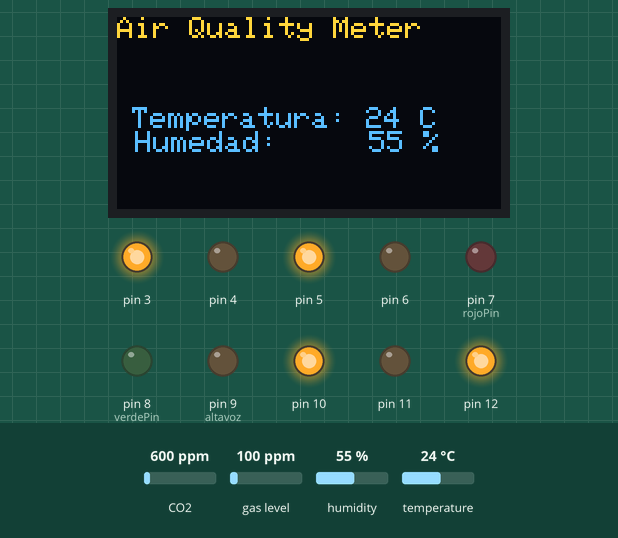
This sketch was run on a simulated Arduino Uno, built with avr-gcc and run on an emulated ATmega328P. On the bench: 128×64 one-colour display, output pins drawn as LEDs (lit = HIGH). The inputs (shaded band) are chosen by the test bench; at power-on: CO2 600 ppm, gas level 100 ppm, humidity 55 %, temperature 24 °C. The OLED is the two-colour kind (top 16 rows yellow); what the sketch prints to the serial monitor is not drawn.

Above: at 1.7 s.
1.8 s: CO2 set to 2350 ppm
At 8.3 s:
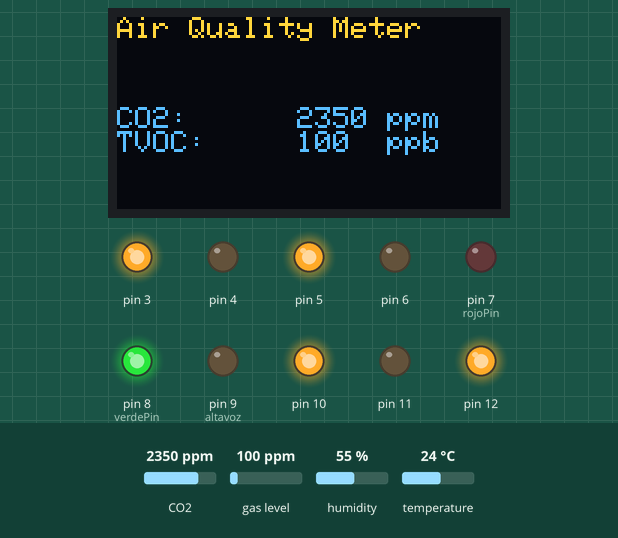
10.2 s: CO2 set to 2037 ppm
At 13.4 s:
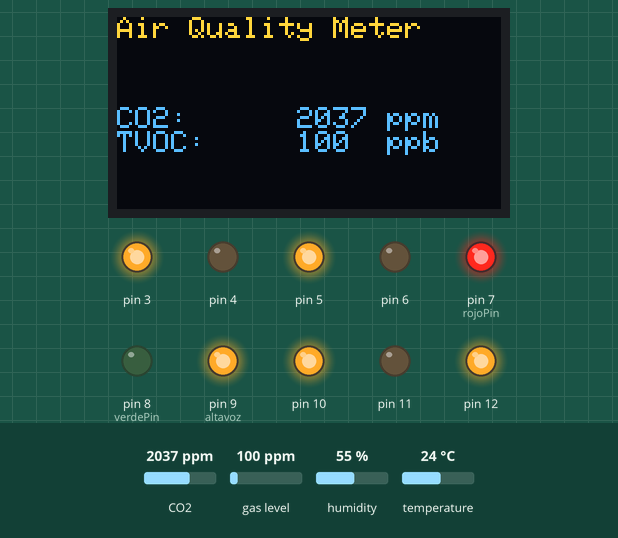
20.4 s: CO2 set to 1979 ppm
At 24.7 s:
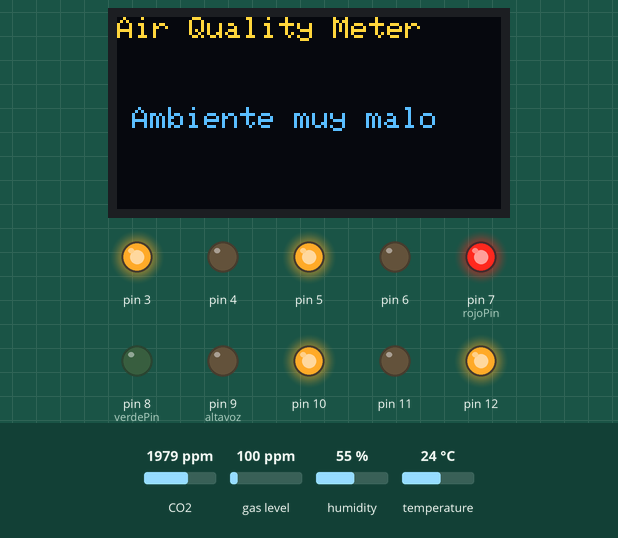
31.3 s: CO2 set to 1526 ppm
At 39.0 s:
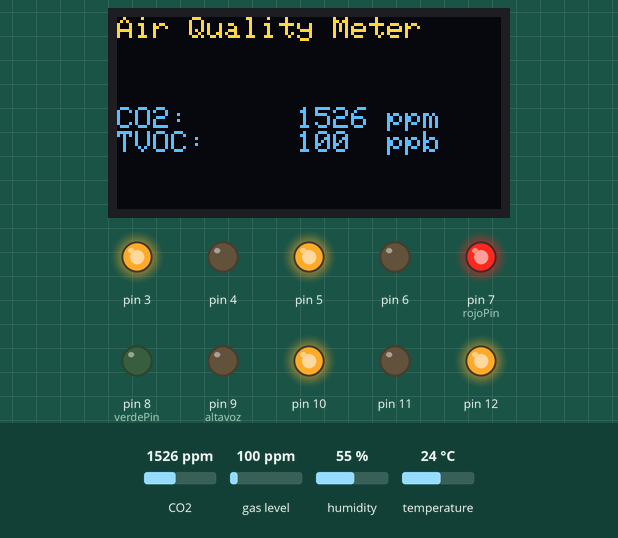
40.8 s: CO2 set to 1466 ppm
At 45.2 s:
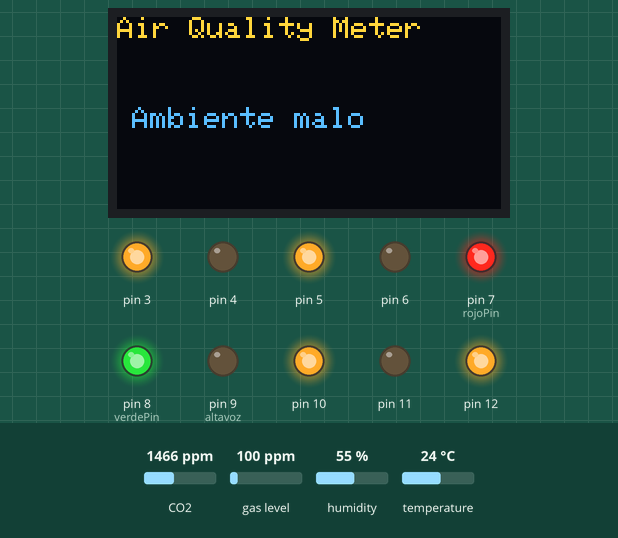
51.7 s: CO2 set to 1037 ppm
At 59.4 s:
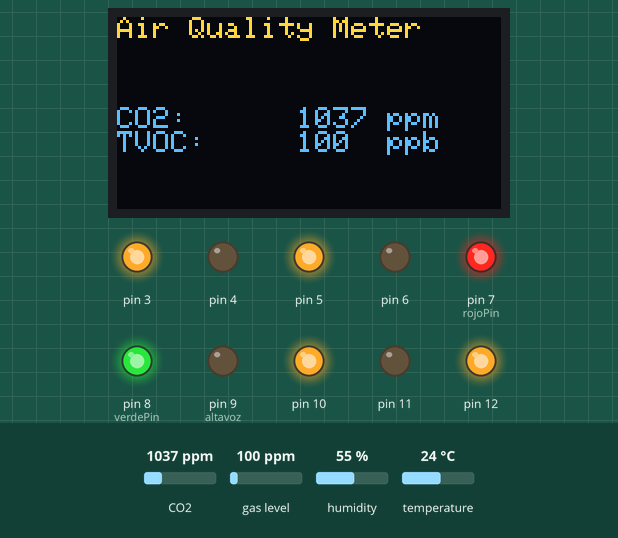
61.2 s: CO2 set to 975 ppm
Timing chart, 0 to 66.3 s (numbered marks = the images above; inputs shaded):
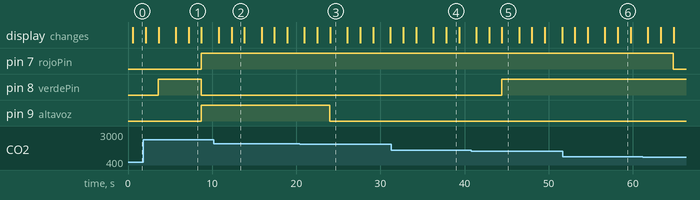

The sketch:

main.ino
```cpp
#include <DHT.h>
#include <DHT_U.h>

#include <Adafruit_GFX.h>
#include <Adafruit_SSD1306.h>


#include "Adafruit_CCS811.h"
Adafruit_CCS811 ccs;

#define ANCHO 128
#define ALTO 64
#define OLED_RESET 4

Adafruit_SSD1306 oled(ANCHO, ALTO, &Wire, OLED_RESET);


/*Configurar DHT*/
int SENSOR = 2;
int TEMPERATURA;
int HUMEDAD;

DHT dht(SENSOR, DHT22);

/*Fin configuración*/

const int sensorPin = A0;    // seleccionar la entrada para el sensor


const int rojoPin = 7;
const int verdePin = 8;
const int altavoz = 9;


void setup()
{
  /*Inicia Pantall*/
  Serial.begin(9600);
  oled.begin(SSD1306_SWITCHCAPVCC, 0x3C); //initialize with the I2C addr 0x3C (128x64)
  delay(500);

  /*Inicia sensor CSS811*/
  Serial.println("CCS811 test");

  if (!ccs.begin())
  {
    Serial.println("Failed to start sensor! Please check your wiring.");
    while(1);
  }

  // Wait for the sensor to be ready
  while (!ccs.available());

  /*Inicia indicadores*/
  pinMode(verdePin, OUTPUT);  //definir pin como salida LUZ VERDE
  pinMode(rojoPin, OUTPUT);  //definir pin como salida LUZ ROJA
  pinMode(altavoz, OUTPUT);  //definir pin como salida LUZ ROJA

  /*Alimentación*/
  pinMode(3, OUTPUT);
  pinMode(4, OUTPUT);
  pinMode(5, OUTPUT);
  pinMode(6, OUTPUT);
  pinMode(10, OUTPUT);
  pinMode(11, OUTPUT);
  pinMode(12, OUTPUT);
  /*Inicia sensor DHT*/
  dht.begin();
  digitalWrite(3, HIGH);
  digitalWrite(4, LOW);
  digitalWrite(5, HIGH);
  digitalWrite(6, LOW);
  digitalWrite(10, HIGH);
  digitalWrite(11, LOW);
  digitalWrite(12, HIGH);
}

void loop()
{

  TEMPERATURA = dht.readTemperature();
  HUMEDAD = dht.readHumidity();


  if(ccs.available()){
    if(!ccs.readData()){
        oled.clearDisplay();
        oled.setTextColor(WHITE);
        oled.setCursor(0,0);
        oled.setTextSize(1);
        oled.print("Air Quality Meter ");
        oled.setCursor(5,30);
        oled.print("Temperatura: ");
        oled.setTextSize(1);
        oled.print(TEMPERATURA);
        oled.print(" C \n");
        oled.print(" Humedad:     ");
        oled.setTextSize(1);
        oled.print(HUMEDAD);
        oled.print(" % ");
        oled.display();
        delay(1500);
        oled.clearDisplay();
        oled.setTextColor(WHITE);
        oled.setCursor(0,0);
        oled.setTextSize(1);
        oled.print("Air Quality Meter");
        oled.setCursor(0,30);
        oled.print("CO2:      ");
        oled.setTextSize(1);
        oled.print(ccs.geteCO2());
        oled.print(" ppm\n");
        oled.print("TVOC:     ");
        oled.setTextSize(1);
        oled.print(ccs.getTVOC());
        oled.print("  ppb");
        oled.display();
        delay(1500);
        oled.clearDisplay();
        oled.setCursor(0,0);
        oled.setTextSize(1);
        oled.print("Air Quality Meter ");
        oled.setCursor(5,30);
    }else{
      Serial.println("ERROR!");
    }
  }
  //Ambiente muy bueno
  if (ccs.geteCO2()<500 && ccs.getTVOC()<200){
    digitalWrite(rojoPin, LOW);
    digitalWrite(verdePin, LOW);
    digitalWrite(altavoz, LOW);
    oled.print("Ambiente muy bueno");
    oled.display();
    delay(500);
  }
  //Ambiente bueno
  if ((ccs.geteCO2()>=500 || ccs.getTVOC()>=200) && (ccs.geteCO2()< 1000 && ccs.getTVOC()<600) ){
    digitalWrite(verdePin, HIGH);
    digitalWrite(rojoPin, LOW);
    digitalWrite(altavoz, LOW);
    oled.print("Ambiente bueno");
    oled.display();
    delay(500);
  }
  //Ambiente moderadamente malo
  if ((ccs.geteCO2()>=1000 || ccs.getTVOC()>=600) && (ccs.geteCO2()< 1500 && ccs.getTVOC()<1000) ){
    digitalWrite(verdePin, HIGH);
    digitalWrite(rojoPin, HIGH);
    digitalWrite(altavoz, LOW);
    oled.print("Ambiente malo");
    oled.display();
    delay(500);
  }
  //Ambiente muy malo
  if ((ccs.geteCO2()>=1500 || ccs.getTVOC()>=1000) && (ccs.geteCO2()<2000 && ccs.getTVOC()<2000) ){
    digitalWrite(rojoPin, HIGH);
    digitalWrite(verdePin, LOW);
    digitalWrite(altavoz, LOW);
    oled.print("Ambiente muy malo");
    oled.display();
    delay(500);
  }
  //Ambiente inaceptable
  if (ccs.geteCO2()>=2000 || ccs.getTVOC()>=2000){
    digitalWrite(rojoPin, HIGH);
    digitalWrite(verdePin, LOW);
    digitalWrite(altavoz, HIGH);
    oled.print("ALERTA");
    oled.display();
    delay(500);
  }

  Serial.print("Temperatura: ");
  Serial.print(TEMPERATURA);
  Serial.print(",");
  Serial.print("Humedad:  ");
  Serial.print(HUMEDAD);
  Serial.print(",");
  Serial.print("CO2: ");
  Serial.print(ccs.geteCO2());
  Serial.print(",");
  Serial.print("TVOC: ");
  Serial.print(ccs.getTVOC());
  Serial.println();
  Serial.println("\n");
  delay(1500);
}
```

Measured:
- the behaviour switches between 2000 and 1999 ppm on CO2 (found by bisection; images 2 and 3)
- the behaviour switches between 1500 and 1499 ppm on CO2 (found by bisection; images 4 and 5)
- after the input at 1.8 s, pin 7 (rojoPin), pin 9 (altavoz): LOW → HIGH after 6.9 s
- after the input at 20.4 s, pin 9 (altavoz): HIGH → LOW after 3.6 s
- after the input at 40.8 s, pin 8 (verdePin): LOW → HIGH after 3.6 s
- after the input at 61.2 s, pin 7 (rojoPin): HIGH → LOW after 3.6 s
- what the display in image 1 shows lasts 1.5 s, from 7.2 s to 8.7 s
